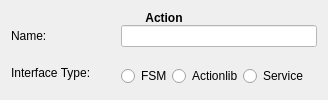
                  <widget class="QFrame" name="frame_newAction_name_interfaceType">
                   <property name="minimumSize">
                    <size>
                     <width>0</width>
                     <height>0</height>
                    </size>
                   </property>
                   <property name="frameShape">
                    <enum>QFrame::NoFrame</enum>
                   </property>
                   <property name="frameShadow">
                    <enum>QFrame::Raised</enum>
                   </property>
                   <layout class="QFormLayout" name="formLayout">
                    <property name="fieldGrowthPolicy">
                     <enum>QFormLayout::AllNonFixedFieldsGrow</enum>
                    </property>
                    <property name="horizontalSpacing">
                     <number>30</number>
                    </property>
                    <property name="verticalSpacing">
                     <number>0</number>
                    </property>
                    <property name="bottomMargin">
                     <number>0</number>
                    </property>
                    <item row="0" column="0" colspan="2">
                     <widget class="QLabel" name="label_newAction_title">
                      <property name="font">
                       <font>
                        <weight>75</weight>
                        <bold>true</bold>
                       </font>
                      </property>
                      <property name="text">
                       <string>Action</string>
                      </property>
                      <property name="alignment">
                       <set>Qt::AlignCenter</set>
                      </property>
                     </widget>
                    </item>
                    <item row="1" column="0">
                     <widget class="QLabel" name="label_newAction_name">
                      <property name="text">
                       <string>Name:</string>
                      </property>
                     </widget>
                    </item>
                    <item row="1" column="1">
                     <widget class="QLineEdit" name="lineEdit_newAction_name">
                      <property name="styleSheet">
                       <string notr="true">background-color: rgb(255, 255, 255);</string>
                      </property>
                     </widget>
                    </item>
                    <item row="2" column="1">
                     <widget class="QLabel" name="label_new_action_name_error">
                      <property name="maximumSize">
                       <size>
                        <width>16777215</width>
                        <height>14</height>
                       </size>
                      </property>
                      <property name="styleSheet">
                       <string notr="true">color: rgb(170, 0, 0);</string>
                      </property>
                      <property name="frameShadow">
                       <enum>QFrame::Raised</enum>
                      </property>
                      <property name="text">
                       <string/>
                      </property>
                      <property name="alignment">
                       <set>Qt::AlignCenter</set>
                      </property>
                     </widget>
                    </item>
                    <item row="3" column="0">
                     <widget class="QLabel" name="label_newAction_interfaceType">
                      <property name="text">
                       <string>Interface Type:</string>
                      </property>
                     </widget>
                    </item>
                    <item row="3" column="1">
                     <widget class="QFrame" name="frame_newAction_radioButton_holder">
                      <property name="frameShape">
                       <enum>QFrame::NoFrame</enum>
                      </property>
                      <property name="frameShadow">
                       <enum>QFrame::Raised</enum>
                      </property>
                      <layout class="QHBoxLayout" name="horizontalLayout_3">
                       <property name="spacing">
                        <number>0</number>
                       </property>
                       <property name="leftMargin">
                        <number>0</number>
                       </property>
                       <property name="topMargin">
                        <number>5</number>
                       </property>
                       <item>
                        <widget class="QRadioButton" name="radioButton_newAction_fsm">
                         <property name="text">
                          <string>FSM</string>
                         </property>
                         <property name="autoExclusive">
                          <bool>false</bool>
                         </property>
                        </widget>
                       </item>
                       <item>
                        <widget class="QRadioButton" name="radioButton_newAction_actionlib">
                         <property name="text">
                          <string>Actionlib</string>
                         </property>
                         <property name="autoExclusive">
                          <bool>false</bool>
                         </property>
                        </widget>
                       </item>
                       <item>
                        <widget class="QRadioButton" name="radioButton_newAction_service">
                         <property name="text">
                          <string>Service</string>
                         </property>
                         <property name="autoExclusive">
                          <bool>false</bool>
                         </property>
                        </widget>
                       </item>
                      </layout>
                     </widget>
                    </item>
                   </layout>
                  </widget>
